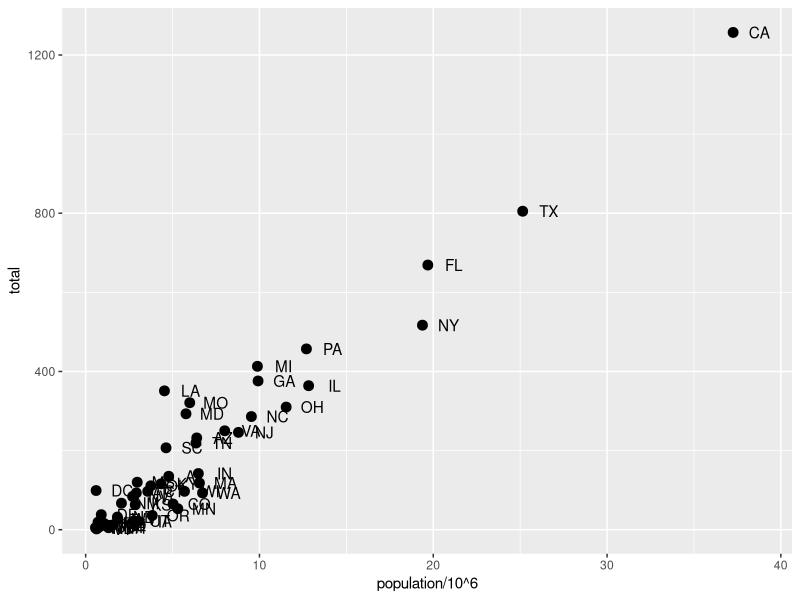
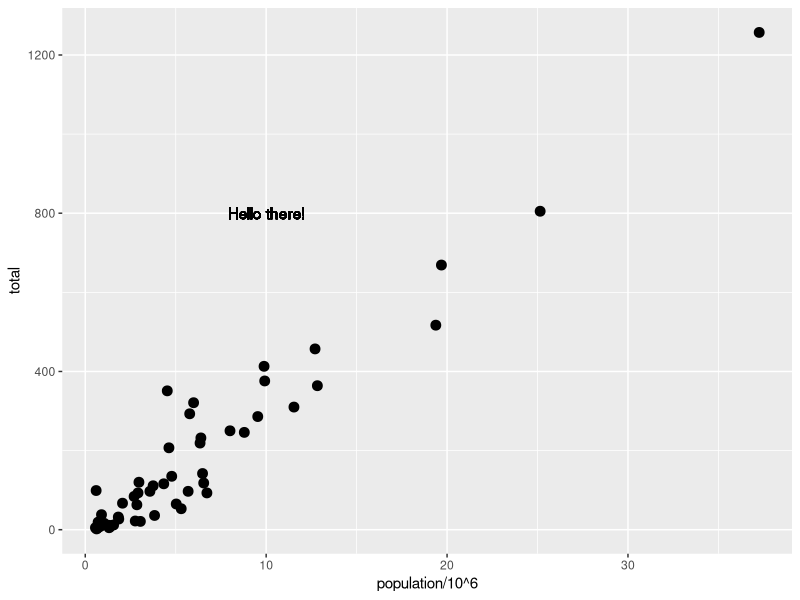

Recreate these plots in R, in order.
library(dslabs)
data(murders)
library(tidyverse)

 #ggplot(data=murders)+
 #geom_point(aes(x = population/10^6, y = total), size=3)+  geom_text(aes(x = population/10^6, y = total, label=abb), nudge_x = 1)
# simplify code by adding global aesthetic
p <- murders %>% ggplot(aes(population/10^6, total, label = abb))
p + geom_point(size = 3) +
  geom_text(nudge_x = 1.5)

# local aesthetics override global aesthetics
p + geom_point(size = 3) +
  geom_text(aes(x = 10, y = 800, label = "Hello there!"))
